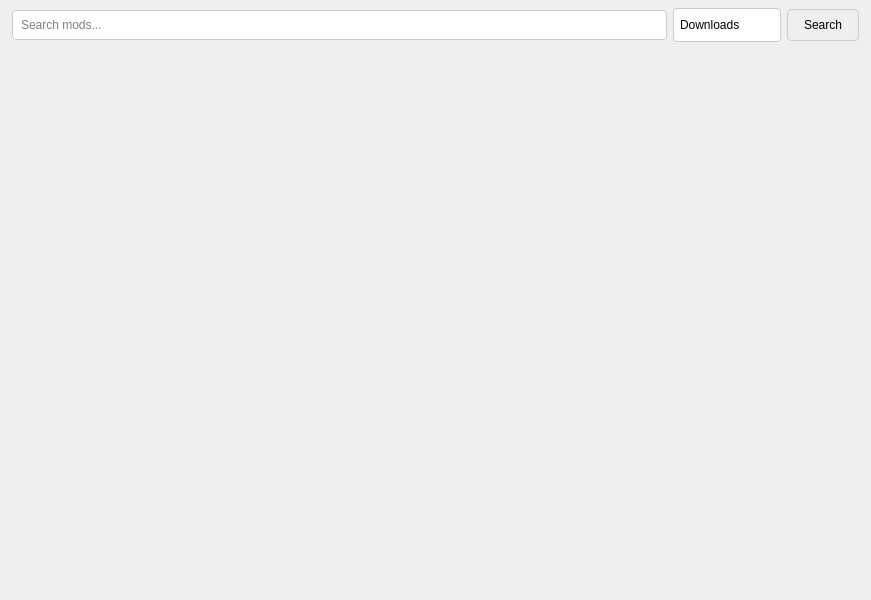
<?xml version="1.0" encoding="UTF-8"?>
<ui version="4.0">
 <class>ModDownloadPage</class>
 <widget class="QMainWindow" name="ModDownloadPage">
  <property name="geometry">
   <rect>
    <x>0</x>
    <y>0</y>
    <width>871</width>
    <height>600</height>
   </rect>
  </property>
  <property name="sizePolicy">
   <sizepolicy hsizetype="Preferred" vsizetype="Preferred">
    <horstretch>0</horstretch>
    <verstretch>0</verstretch>
   </sizepolicy>
  </property>
  <property name="windowTitle">
   <string>Mod Manager</string>
  </property>
  <property name="styleSheet">
   <string>QMainWindow {
    color: #000000;
}

QLabel {
    color: #000000;
}

QLineEdit {
    border: 1px solid #cccccc;
    border-radius: 4px;
    padding: 6px;
    color: #000000;
}

QComboBox {
    border: 1px solid #cccccc;
    border-radius: 4px;
    padding: 6px;
    color: #000000;
    min-height: 20px;
}

QComboBox::drop-down {
    border: none;
    width: 20px;
}

QComboBox::down-arrow {
    image: url(:/icons/arrow_down.png);
    width: 12px;
    height: 12px;
}

QComboBox QAbstractItemView {
    border: 1px solid #cccccc;
    selection-background-color: #f0f0f0;
}

QPushButton {
    border: 1px solid #cccccc;
    border-radius: 4px;
    padding: 8px 16px;
}

QPushButton#installButton {
    color: #000000;
}

QPushButton#installButton:hover {
    background-color: #f0f0f0;
}

QPushButton#installButton:pressed {
    background-color: #e0e0e0;
}

QPushButton#searchButton {
    color: #000000;
}

QPushButton#searchButton:hover {
    background-color: #f0f0f0;
}

QPushButton#searchButton:pressed {
    background-color: #e0e0e0;
}

QPushButton#searchButton:pressed {
    background-color: #2d6a30;
}

QFrame#iconFrame {
    border: 1px solid #555555;
    border-radius: 8px;
}

QLabel#iconLabel {
    color: #000000;
    font-size: 24px;
}

QLabel#titleLabel {
    font-size: 16px;
    color: #000000;
}

QLabel#descriptionLabel {
    font-size: 12px;
    color: #000000;
}

QLabel#authorLabel {
    font-size: 12px;
    color: #000000;
}

QLabel.statsLabel {
    font-size: 11px;
    color: #000000;
    padding: 2px 6px;
    margin: 2px;
}

QScrollArea {
    border: none;
}

QScrollBar:vertical {
    width: 12px;
    border-radius: 6px;
    background-color: #f0f0f0;
}

QScrollBar::handle:vertical {
    border-radius: 6px;
    min-height: 20px;
    background-color: #c0c0c0;
}

QScrollBar::handle:vertical:hover {
    background-color: #a0a0a0;
}

QScrollBar::add-line:vertical, QScrollBar::sub-line:vertical {
    height: 0px;
}

QWidget#modItemWidget {
    border: 1px solid #cccccc;
    border-radius: 6px;
    margin: 4px;
}

QWidget#searchWidget {
    margin: 4px 4px 8px 4px;
    padding: 8px;
}</string>
  </property>
  <widget class="QWidget" name="centralwidget">
   <layout class="QVBoxLayout" name="mainLayout">
    <property name="leftMargin">
     <number>0</number>
    </property>
    <property name="topMargin">
     <number>0</number>
    </property>
    <property name="rightMargin">
     <number>0</number>
    </property>
    <property name="bottomMargin">
     <number>0</number>
    </property>
    <item>
     <layout class="QHBoxLayout" name="searchLayout">
      <property name="leftMargin">
       <number>12</number>
      </property>
      <property name="topMargin">
       <number>8</number>
      </property>
      <property name="rightMargin">
       <number>12</number>
      </property>
      <property name="bottomMargin">
       <number>8</number>
      </property>
      <item>
       <widget class="QLineEdit" name="searchEdit">
        <property name="sizePolicy">
         <sizepolicy hsizetype="Expanding" vsizetype="Fixed">
          <horstretch>1</horstretch>
          <verstretch>0</verstretch>
         </sizepolicy>
        </property>
        <property name="placeholderText">
         <string>Search mods...</string>
        </property>
       </widget>
      </item>
      <item>
       <widget class="QComboBox" name="sortCombo">
        <property name="sizePolicy">
         <sizepolicy hsizetype="Preferred" vsizetype="Fixed">
          <horstretch>0</horstretch>
          <verstretch>0</verstretch>
         </sizepolicy>
        </property>
        <property name="minimumSize">
         <size>
          <width>0</width>
          <height>34</height>
         </size>
        </property>
        <item>
         <property name="text">
          <string>Downloads</string>
         </property>
        </item>
        <item>
         <property name="text">
          <string>Last Updated</string>
         </property>
        </item>
        <item>
         <property name="text">
          <string>Name</string>
         </property>
        </item>
       </widget>
      </item>
      <item>
       <widget class="QPushButton" name="searchButton">
        <property name="text">
         <string>Search</string>
        </property>
        <property name="icon">
         <iconset theme="search">
          <normaloff>.</normaloff>.</iconset>
        </property>
       </widget>
      </item>
     </layout>
    </item>
    <item>
     <widget class="QScrollArea" name="scrollArea">
      <property name="verticalScrollBarPolicy">
       <enum>Qt::ScrollBarAsNeeded</enum>
      </property>
      <property name="horizontalScrollBarPolicy">
       <enum>Qt::ScrollBarAlwaysOff</enum>
      </property>
      <property name="widgetResizable">
       <bool>true</bool>
      </property>
      <widget class="QWidget" name="scrollAreaWidgetContents">
       <property name="geometry">
        <rect>
         <x>0</x>
         <y>0</y>
         <width>871</width>
         <height>544</height>
        </rect>
       </property>
       <layout class="QVBoxLayout" name="scrollLayout">
        <property name="spacing">
         <number>4</number>
        </property>
        <property name="leftMargin">
         <number>0</number>
        </property>
        <property name="topMargin">
         <number>4</number>
        </property>
        <property name="rightMargin">
         <number>4</number>
        </property>
        <property name="bottomMargin">
         <number>4</number>
        </property>
        <item>
         <spacer name="verticalSpacer3">
          <property name="orientation">
           <enum>Qt::Vertical</enum>
          </property>
          <property name="sizeHint" stdset="0">
           <size>
            <width>20</width>
            <height>40</height>
           </size>
          </property>
         </spacer>
        </item>
       </layout>
      </widget>
     </widget>
    </item>
   </layout>
  </widget>
 </widget>
 <resources/>
 <connections/>
</ui>
